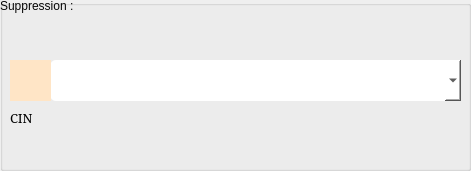
    <widget class="QGroupBox" name="groupBox">
     <property name="geometry">
      <rect>
       <x>70</x>
       <y>480</y>
       <width>471</width>
       <height>171</height>
      </rect>
     </property>
     <property name="font">
      <font>
       <family>Elephant</family>
      </font>
     </property>
     <property name="styleSheet">
      <string notr="true">QGroupBox:focus
{
	background-color: rgb(255, 166, 221);
font: 10pt &quot;Franklin Gothic Heavy&quot;;
color:rgb(8, 8, 8);
}
</string>
     </property>
     <property name="title">
      <string/>
     </property>
     <widget class="QLabel" name="label_17">
      <property name="geometry">
       <rect>
        <x>10</x>
        <y>110</y>
        <width>56</width>
        <height>16</height>
       </rect>
      </property>
      <property name="font">
       <font>
        <family>Elephant</family>
        <pointsize>10</pointsize>
        <weight>50</weight>
        <italic>false</italic>
        <bold>false</bold>
       </font>
      </property>
      <property name="styleSheet">
       <string notr="true">
font: 10pt &quot;Elephant&quot;;</string>
      </property>
      <property name="text">
       <string>CIN</string>
      </property>
     </widget>
     <widget class="QLabel" name="label_14">
      <property name="geometry">
       <rect>
        <x>0</x>
        <y>-10</y>
        <width>161</width>
        <height>31</height>
       </rect>
      </property>
      <property name="styleSheet">
       <string notr="true">font: 12pt &quot;Franklin Gothic Heavy&quot;;
color:rgb(8, 8, 8);</string>
      </property>
      <property name="text">
       <string>Suppression :</string>
      </property>
     </widget>
     <widget class="QLabel" name="label_pic_3">
      <property name="geometry">
       <rect>
        <x>10</x>
        <y>60</y>
        <width>41</width>
        <height>41</height>
       </rect>
      </property>
      <property name="mouseTracking">
       <bool>true</bool>
      </property>
      <property name="styleSheet">
       <string notr="true">background-color: rgb(255, 229, 198);</string>
      </property>
      <property name="text">
       <string/>
      </property>
      <property name="pixmap">
       <pixmap>../../Downloads/5613.jpg</pixmap>
      </property>
      <property name="scaledContents">
       <bool>true</bool>
      </property>
     </widget>
     <widget class="QComboBox" name="comboBox_2">
      <property name="geometry">
       <rect>
        <x>50</x>
        <y>60</y>
        <width>411</width>
        <height>41</height>
       </rect>
      </property>
      <property name="toolTip">
       <string>&lt;html&gt;&lt;head/&gt;&lt;body&gt;&lt;p align=&quot;center&quot;&gt;&lt;br/&gt;&lt;/p&gt;&lt;/body&gt;&lt;/html&gt;</string>
      </property>
      <property name="styleSheet">
       <string notr="true">border-radius: 6px;
background-color: rgb(255, 255, 255);</string>
      </property>
     </widget>
     <zorder>label_17</zorder>
     <zorder>label_14</zorder>
     <zorder>comboBox_2</zorder>
     <zorder>label_pic_3</zorder>
    </widget>
